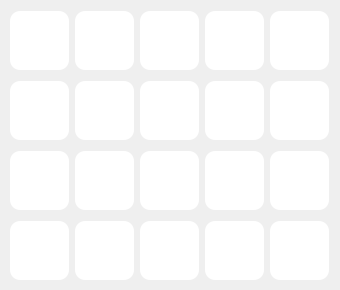
    <widget class="QWidget" name="cryman_2">
     <attribute name="icon">
      <iconset>
       <normaloff>:/Cry_man/Sticker/Cry-man/1629329017306020.png</normaloff>:/Cry_man/Sticker/Cry-man/1629329017306020.png</iconset>
     </attribute>
     <attribute name="title">
      <string/>
     </attribute>
     <widget class="QWidget" name="horizontalLayoutWidget_57">
      <property name="geometry">
       <rect>
        <x>10</x>
        <y>220</y>
        <width>321</width>
        <height>61</height>
       </rect>
      </property>
      <layout class="QHBoxLayout" name="horizontalLayout_59">
       <item>
        <widget class="QPushButton" name="pushButton_53">
         <property name="minimumSize">
          <size>
           <width>59</width>
           <height>59</height>
          </size>
         </property>
         <property name="maximumSize">
          <size>
           <width>59</width>
           <height>59</height>
          </size>
         </property>
         <property name="styleSheet">
          <string notr="true">QPushButton{
	background-color:rgb(255,255,255);
	border-radius:10px;
	border-image: url(:/Cry_man/Sticker/Cry-man/1628975294008059.png);
}
QPushButton::hover{
	background-color:rgb(229, 229, 229);
}</string>
         </property>
         <property name="text">
          <string/>
         </property>
        </widget>
       </item>
       <item>
        <widget class="QPushButton" name="pushButton_54">
         <property name="minimumSize">
          <size>
           <width>59</width>
           <height>59</height>
          </size>
         </property>
         <property name="maximumSize">
          <size>
           <width>59</width>
           <height>59</height>
          </size>
         </property>
         <property name="styleSheet">
          <string notr="true">QPushButton{
	background-color:rgb(255,255,255);
	border-radius:10px;
	border-image: url(:/Cry_man/Sticker/Cry-man/1628975747341347.png);
}
QPushButton::hover{
	background-color:rgb(229, 229, 229);
}</string>
         </property>
         <property name="text">
          <string/>
         </property>
        </widget>
       </item>
       <item>
        <widget class="QPushButton" name="pushButton_55">
         <property name="minimumSize">
          <size>
           <width>59</width>
           <height>59</height>
          </size>
         </property>
         <property name="maximumSize">
          <size>
           <width>59</width>
           <height>59</height>
          </size>
         </property>
         <property name="styleSheet">
          <string notr="true">QPushButton{
	background-color:rgb(255,255,255);
	border-radius:10px;
	border-image: url(:/Cry_man/Sticker/Cry-man/1628976210674634.png);
}
QPushButton::hover{
	background-color:rgb(229, 229, 229);
}</string>
         </property>
         <property name="text">
          <string/>
         </property>
        </widget>
       </item>
       <item>
        <widget class="QPushButton" name="pushButton_56">
         <property name="minimumSize">
          <size>
           <width>59</width>
           <height>59</height>
          </size>
         </property>
         <property name="maximumSize">
          <size>
           <width>59</width>
           <height>59</height>
          </size>
         </property>
         <property name="styleSheet">
          <string notr="true">QPushButton{
	background-color:rgb(255,255,255);
	border-radius:10px;
	border-image: url(:/Cry_man/Sticker/Cry-man/1633283383577250.png);
}
QPushButton::hover{
	background-color:rgb(229, 229, 229);
}</string>
         </property>
         <property name="text">
          <string/>
         </property>
        </widget>
       </item>
       <item>
        <widget class="QPushButton" name="pushButton_57">
         <property name="minimumSize">
          <size>
           <width>59</width>
           <height>59</height>
          </size>
         </property>
         <property name="maximumSize">
          <size>
           <width>59</width>
           <height>59</height>
          </size>
         </property>
         <property name="styleSheet">
          <string notr="true">QPushButton{
	background-color:rgb(255,255,255);
	border-radius:10px;
	border-image: url(:/Cry_man/Sticker/Cry-man/1629329017306020.png);
}
QPushButton::hover{
	background-color:rgb(229, 229, 229);
}</string>
         </property>
         <property name="text">
          <string/>
         </property>
        </widget>
       </item>
      </layout>
     </widget>
     <widget class="QWidget" name="horizontalLayoutWidget_58">
      <property name="geometry">
       <rect>
        <x>10</x>
        <y>10</y>
        <width>321</width>
        <height>61</height>
       </rect>
      </property>
      <layout class="QHBoxLayout" name="horizontalLayout_60">
       <item>
        <widget class="QPushButton" name="pushButton_58">
         <property name="minimumSize">
          <size>
           <width>59</width>
           <height>59</height>
          </size>
         </property>
         <property name="maximumSize">
          <size>
           <width>59</width>
           <height>59</height>
          </size>
         </property>
         <property name="styleSheet">
          <string notr="true">QPushButton{
	background-color:rgb(255,255,255);
	border-radius:10px;
	border-image: url(:/Cry_man/Sticker/Cry-man/1626731037565818.png);
}
QPushButton::hover{
	background-color:rgb(229, 229, 229);
}</string>
         </property>
         <property name="text">
          <string/>
         </property>
        </widget>
       </item>
       <item>
        <widget class="QPushButton" name="pushButton_59">
         <property name="minimumSize">
          <size>
           <width>59</width>
           <height>59</height>
          </size>
         </property>
         <property name="maximumSize">
          <size>
           <width>59</width>
           <height>59</height>
          </size>
         </property>
         <property name="styleSheet">
          <string notr="true">QPushButton{
	background-color:rgb(255,255,255);
	border-radius:10px;
	border-image: url(:/Cry_man/Sticker/Cry-man/1628976087341313.png);
}
QPushButton::hover{
	background-color:rgb(229, 229, 229);
}</string>
         </property>
         <property name="text">
          <string/>
         </property>
        </widget>
       </item>
       <item>
        <widget class="QPushButton" name="pushButton_60">
         <property name="minimumSize">
          <size>
           <width>59</width>
           <height>59</height>
          </size>
         </property>
         <property name="maximumSize">
          <size>
           <width>59</width>
           <height>59</height>
          </size>
         </property>
         <property name="styleSheet">
          <string notr="true">QPushButton{
	background-color:rgb(255,255,255);
	border-radius:10px;
	border-image: url(:/Cry_man/Sticker/Cry-man/1628975950674660.png);
}
QPushButton::hover{
	background-color:rgb(229, 229, 229);
}</string>
         </property>
         <property name="text">
          <string/>
         </property>
        </widget>
       </item>
       <item>
        <widget class="QPushButton" name="pushButton_61">
         <property name="minimumSize">
          <size>
           <width>59</width>
           <height>59</height>
          </size>
         </property>
         <property name="maximumSize">
          <size>
           <width>59</width>
           <height>59</height>
          </size>
         </property>
         <property name="styleSheet">
          <string notr="true">QPushButton{
	background-color:rgb(255,255,255);
	border-radius:10px;
	border-image: url(:/Cry_man/Sticker/Cry-man/1628954854010103.png);
}
QPushButton::hover{
	background-color:rgb(229, 229, 229);
}</string>
         </property>
         <property name="text">
          <string/>
         </property>
        </widget>
       </item>
       <item>
        <widget class="QPushButton" name="pushButton_62">
         <property name="minimumSize">
          <size>
           <width>59</width>
           <height>59</height>
          </size>
         </property>
         <property name="maximumSize">
          <size>
           <width>59</width>
           <height>59</height>
          </size>
         </property>
         <property name="styleSheet">
          <string notr="true">QPushButton{
	background-color:rgb(255,255,255);
	border-radius:10px;
	border-image: url(:/Cry_man/Sticker/Cry-man/1628974497341472.png);
}
QPushButton::hover{
	background-color:rgb(229, 229, 229);
}</string>
         </property>
         <property name="text">
          <string/>
         </property>
        </widget>
       </item>
      </layout>
     </widget>
     <widget class="QWidget" name="horizontalLayoutWidget_106">
      <property name="geometry">
       <rect>
        <x>10</x>
        <y>80</y>
        <width>321</width>
        <height>61</height>
       </rect>
      </property>
      <layout class="QHBoxLayout" name="horizontalLayout_106">
       <item>
        <widget class="QPushButton" name="pushButton_63">
         <property name="minimumSize">
          <size>
           <width>59</width>
           <height>59</height>
          </size>
         </property>
         <property name="maximumSize">
          <size>
           <width>59</width>
           <height>59</height>
          </size>
         </property>
         <property name="styleSheet">
          <string notr="true">QPushButton{
	background-color:rgb(255,255,255);
	border-radius:10px;
	border-image: url(:/Cry_man/Sticker/Cry-man/1628975440674711.png);
}
QPushButton::hover{
	background-color:rgb(229, 229, 229);
}</string>
         </property>
         <property name="text">
          <string/>
         </property>
        </widget>
       </item>
       <item>
        <widget class="QPushButton" name="pushButton_64">
         <property name="minimumSize">
          <size>
           <width>59</width>
           <height>59</height>
          </size>
         </property>
         <property name="maximumSize">
          <size>
           <width>59</width>
           <height>59</height>
          </size>
         </property>
         <property name="styleSheet">
          <string notr="true">QPushButton{
	background-color:rgb(255,255,255);
	border-radius:10px;
	border-image: url(:/Cry_man/Sticker/Cry-man/1628976397341282.png);
}
QPushButton::hover{
	background-color:rgb(229, 229, 229);
}</string>
         </property>
         <property name="text">
          <string/>
         </property>
        </widget>
       </item>
       <item>
        <widget class="QPushButton" name="pushButton_65">
         <property name="minimumSize">
          <size>
           <width>59</width>
           <height>59</height>
          </size>
         </property>
         <property name="maximumSize">
          <size>
           <width>59</width>
           <height>59</height>
          </size>
         </property>
         <property name="styleSheet">
          <string notr="true">QPushButton{
	background-color:rgb(255,255,255);
	border-radius:10px;
	border-image: url(:/Cry_man/Sticker/Cry-man/1633283493577239.png);
}
QPushButton::hover{
	background-color:rgb(229, 229, 229);
}</string>
         </property>
         <property name="text">
          <string/>
         </property>
        </widget>
       </item>
       <item>
        <widget class="QPushButton" name="pushButton_66">
         <property name="minimumSize">
          <size>
           <width>59</width>
           <height>59</height>
          </size>
         </property>
         <property name="maximumSize">
          <size>
           <width>59</width>
           <height>59</height>
          </size>
         </property>
         <property name="styleSheet">
          <string notr="true">QPushButton{
	background-color:rgb(255,255,255);
	border-radius:10px;
	border-image: url(:/Cry_man/Sticker/Cry-man/1633283603577228.png);
}
QPushButton::hover{
	background-color:rgb(229, 229, 229);
}</string>
         </property>
         <property name="text">
          <string/>
         </property>
        </widget>
       </item>
       <item>
        <widget class="QPushButton" name="pushButton_67">
         <property name="minimumSize">
          <size>
           <width>59</width>
           <height>59</height>
          </size>
         </property>
         <property name="maximumSize">
          <size>
           <width>59</width>
           <height>59</height>
          </size>
         </property>
         <property name="styleSheet">
          <string notr="true">QPushButton{
	background-color:rgb(255,255,255);
	border-radius:10px;
	border-image: url(:/Cry_man/Sticker/Cry-man/1628976660674589.png);
}
QPushButton::hover{
	background-color:rgb(229, 229, 229);
}</string>
         </property>
         <property name="text">
          <string/>
         </property>
        </widget>
       </item>
      </layout>
     </widget>
     <widget class="QWidget" name="horizontalLayoutWidget_107">
      <property name="geometry">
       <rect>
        <x>10</x>
        <y>150</y>
        <width>321</width>
        <height>61</height>
       </rect>
      </property>
      <layout class="QHBoxLayout" name="horizontalLayout_107">
       <item>
        <widget class="QPushButton" name="pushButton_68">
         <property name="minimumSize">
          <size>
           <width>59</width>
           <height>59</height>
          </size>
         </property>
         <property name="maximumSize">
          <size>
           <width>59</width>
           <height>59</height>
          </size>
         </property>
         <property name="styleSheet">
          <string notr="true">QPushButton{
	background-color:rgb(255,255,255);
	border-radius:10px;
	border-image: url(:/Cry_man/Sticker/Cry-man/1626729960899259.png);
}
QPushButton::hover{
	background-color:rgb(229, 229, 229);
}</string>
         </property>
         <property name="text">
          <string/>
         </property>
        </widget>
       </item>
       <item>
        <widget class="QPushButton" name="pushButton_69">
         <property name="minimumSize">
          <size>
           <width>59</width>
           <height>59</height>
          </size>
         </property>
         <property name="maximumSize">
          <size>
           <width>59</width>
           <height>59</height>
          </size>
         </property>
         <property name="styleSheet">
          <string notr="true">QPushButton{
	background-color:rgb(255,255,255);
	border-radius:10px;
	border-image: url(:/Cry_man/Sticker/Cry-man/1626729490899306.png);
}
QPushButton::hover{
	background-color:rgb(229, 229, 229);
}</string>
         </property>
         <property name="text">
          <string/>
         </property>
        </widget>
       </item>
       <item>
        <widget class="QPushButton" name="pushButton_70">
         <property name="minimumSize">
          <size>
           <width>59</width>
           <height>59</height>
          </size>
         </property>
         <property name="maximumSize">
          <size>
           <width>59</width>
           <height>59</height>
          </size>
         </property>
         <property name="styleSheet">
          <string notr="true">QPushButton{
	background-color:rgb(255,255,255);
	border-radius:10px;
	border-image: url(:/Cry_man/Sticker/Cry-man/1626728524232736.png);
}
QPushButton::hover{
	background-color:rgb(229, 229, 229);
}</string>
         </property>
         <property name="text">
          <string/>
         </property>
        </widget>
       </item>
       <item>
        <widget class="QPushButton" name="pushButton_71">
         <property name="minimumSize">
          <size>
           <width>59</width>
           <height>59</height>
          </size>
         </property>
         <property name="maximumSize">
          <size>
           <width>59</width>
           <height>59</height>
          </size>
         </property>
         <property name="styleSheet">
          <string notr="true">QPushButton{
	background-color:rgb(255,255,255);
	border-radius:10px;
	border-image: url(:/Cry_man/Sticker/Cry-man/1626727797566142.png);
}
QPushButton::hover{
	background-color:rgb(229, 229, 229);
}</string>
         </property>
         <property name="text">
          <string/>
         </property>
        </widget>
       </item>
       <item>
        <widget class="QPushButton" name="pushButton_72">
         <property name="minimumSize">
          <size>
           <width>59</width>
           <height>59</height>
          </size>
         </property>
         <property name="maximumSize">
          <size>
           <width>59</width>
           <height>59</height>
          </size>
         </property>
         <property name="styleSheet">
          <string notr="true">QPushButton{
	background-color:rgb(255,255,255);
	border-radius:10px;
	border-image: url(:/Cry_man/Sticker/Cry-man/1626727860899469.png);
}
QPushButton::hover{
	background-color:rgb(229, 229, 229);
}</string>
         </property>
         <property name="text">
          <string/>
         </property>
        </widget>
       </item>
      </layout>
     </widget>
    </widget>
